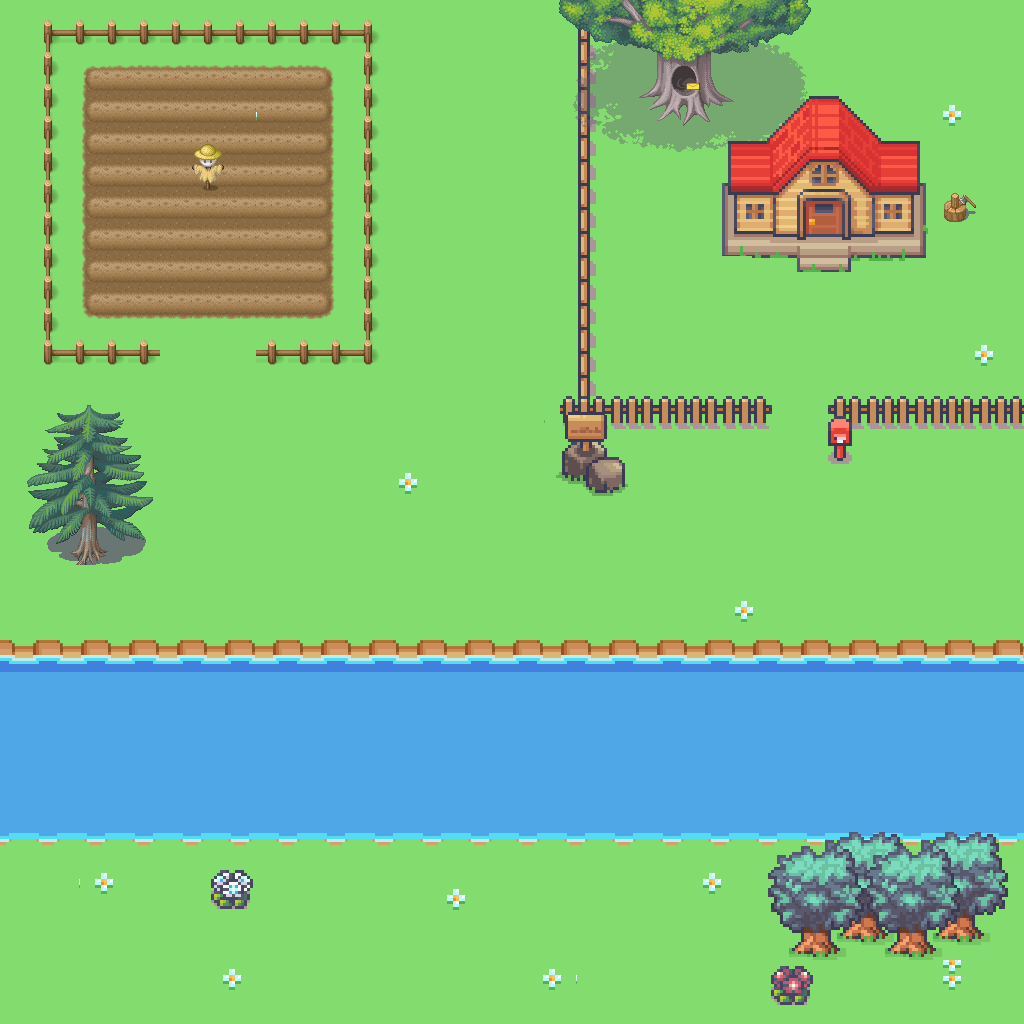

A 2D game scene composited from a Tiled map and its tileset images. What follows is a short description and the map's XML, with each tile layer's data collapsed to a summary:
An orthogonal 64x64 tile map with 16x16 px tiles, 14 tile layers (春草, 河, 田, 稻草人, ...), 27 hidden layers not drawn, 21 tilesets.

<map version="1.5" tiledversion="1.7.0" orientation="orthogonal" renderorder="right-down" width="64" height="64" tilewidth="16" tileheight="16" infinite="0" nextlayerid="51" nextobjectid="1">
 <tileset firstgid="1" name="Terrains_TILESET_B-C-D-E" tilewidth="16" tileheight="16" tilecount="2304" columns="48">
  <image source="Terrains_TILESET_B-C-D-E.png" width="768" height="768" />
 </tileset>
 <tileset firstgid="2305" name="AnimTIles" tilewidth="16" tileheight="16" tilecount="224" columns="14">
  <image source="AnimTIles.png" width="224" height="256" />
 </tileset>
 <tileset firstgid="2529" name="Outside_Stuff_TILESET_B-C-D-E" tilewidth="16" tileheight="16" tilecount="2304" columns="48">
  <image source="Outside_Stuff_TILESET_B-C-D-E.png" width="768" height="768" />
 </tileset>
 <tileset firstgid="4833" name="IceTileset (1)" tilewidth="16" tileheight="16" tilecount="720" columns="40">
  <image source="IceTileset (1).png" width="640" height="288" />
 </tileset>
 <tileset firstgid="5553" name="StaticTiles" tilewidth="16" tileheight="16" tilecount="143" columns="11">
  <image source="StaticTiles.png" width="176" height="208" />
 </tileset>
 <tileset firstgid="5696" name="com" tilewidth="16" tileheight="16" tilecount="15520" columns="16">
  <image source="com.png" width="256" height="15520" />
 </tileset>
 <tileset firstgid="21216" name="[Base]BaseChip_pipo" tilewidth="16" tileheight="16" tilecount="4256" columns="16">
  <image source="[Base]BaseChip_pipo.png" width="256" height="4256" />
 </tileset>
 <tileset firstgid="25472" name="秋天草原-02_爱给网_aigei_com" tilewidth="16" tileheight="16" tilecount="576" columns="16">
  <image source="秋天草原-02_爱给网_aigei_com.png" width="256" height="576" />
 </tileset>
 <tileset firstgid="26048" name="free" tilewidth="16" tileheight="16" tilecount="110" columns="10">
  <image source="free.png" width="160" height="176" />
 </tileset>
 <tileset firstgid="26158" name="鱼" tilewidth="16" tileheight="16" tilecount="36" columns="6">
  <image source="鱼.png" width="100" height="100" />
 </tileset>
 <tileset firstgid="26194" name="pixil-frame-0" tilewidth="16" tileheight="16" tilecount="4" columns="2">
  <image source="pixil-frame-0.png" width="32" height="32" />
 </tileset>
 <tileset firstgid="26198" name="精灵" tilewidth="16" tileheight="16" tilecount="324" columns="18">
  <image source="精灵.png" width="300" height="300" />
 </tileset>
 <tileset firstgid="26522" name="鱼竿" tilewidth="16" tileheight="16" tilecount="324" columns="18">
  <image source="鱼竿.png" width="300" height="300" />
 </tileset>
 <tileset firstgid="26846" name="1" tilewidth="16" tileheight="16" tilecount="1849" columns="43">
  <image source="1.png" width="700" height="700" />
 </tileset>
 <tileset firstgid="28695" name="Apple" tilewidth="16" tileheight="16" tilecount="68" columns="34">
  <image source="Apple.png" width="544" height="32" />
 </tileset>
 <tileset firstgid="28763" name="wuya)" tilewidth="16" tileheight="16" tilecount="36" columns="6">
  <image source="wuya).png" width="100" height="100" />
 </tileset>
 <tileset firstgid="28799" name="羊" tilewidth="16" tileheight="16" spacing="1" margin="1" tilecount="165" columns="15">
  <image source="pixil-frame-0 (30).png" width="266" height="190" />
 </tileset>
 <tileset firstgid="28964" name="河岸" tilewidth="16" tileheight="16" tilecount="162" columns="18">
  <image source="河岸.png" width="288" height="144" />
 </tileset>
 <tileset firstgid="29126" name="pixil-frame-0 (6)" tilewidth="16" tileheight="16" tilecount="36" columns="6">
  <image source="pixil-frame-0 (6).png" width="100" height="100" />
 </tileset>
 <tileset firstgid="29162" name="乌鸦叼纸" tilewidth="16" tileheight="16" tilecount="36" columns="6">
  <image source="乌鸦叼纸.png" width="100" height="100" />
 </tileset>
 <tileset firstgid="29198" name="房子" tilewidth="16" tileheight="16" tilecount="2304" columns="48">
  <image source="Houses_TILESET_B-C-D-E.png" width="768" height="768" />
 </tileset>
 <layer id="38" name="春草" width="64" height="64">
  <data>[4096 cells, 4096 non-empty, 1 distinct tile ids]</data>
 </layer>
 <layer id="1" name="夏草" width="64" height="64" visible="0">
  <data>[4096 cells, 4096 non-empty, 44 distinct tile ids]</data>
 </layer>
 <layer id="29" name="秋草" width="64" height="64" visible="0">
  <data>[4096 cells, 3456 non-empty, 30 distinct tile ids]</data>
 </layer>
 <layer id="40" name="冬草" width="64" height="64" visible="0">
  <data>[4096 cells, 3264 non-empty, 16 distinct tile ids]</data>
 </layer>
 <layer id="37" name="河" width="64" height="64">
  <data>[4096 cells, 832 non-empty, 37 distinct tile ids]</data>
 </layer>
 <layer id="49" name="冬河" width="64" height="64" visible="0">
  <data>[4096 cells, 832 non-empty, 1 distinct tile ids]</data>
 </layer>
 <layer id="27" name="船" width="64" height="64" visible="0">
  <data>[4096 cells, 18 non-empty, 18 distinct tile ids]</data>
 </layer>
 <layer id="28" name="鱼竿" width="64" height="64" visible="0">
  <data>[4096 cells, 15 non-empty, 15 distinct tile ids]</data>
 </layer>
 <layer id="12" name="田" width="64" height="64">
  <data>[4096 cells, 256 non-empty, 36 distinct tile ids]</data>
 </layer>
 <layer id="16" name="稻草" width="64" height="64" visible="0">
  <data>[4096 cells, 224 non-empty, 4 distinct tile ids]</data>
 </layer>
 <layer id="17" name="苗" width="64" height="64" visible="0">
  <data>[4096 cells, 112 non-empty, 2 distinct tile ids]</data>
 </layer>
 <layer id="14" name="稻草人" width="64" height="64">
  <data>[4096 cells, 6 non-empty, 6 distinct tile ids]</data>
 </layer>
 <layer id="15" name="稻田篱笆" width="64" height="64">
  <data>[4096 cells, 148 non-empty, 24 distinct tile ids]</data>
 </layer>
 <layer id="10" name="实验" width="64" height="64" visible="0">
  <data>[4096 cells, 136 non-empty, 45 distinct tile ids]</data>
 </layer>
 <layer id="11" name="春夏树" width="64" height="64" offsetx="-7.35764" offsety="53.9561">
  <data>[4096 cells, 94 non-empty, 94 distinct tile ids]</data>
 </layer>
 <layer id="33" name="秋树" width="64" height="64" visible="0" locked="1">
  <data>[4096 cells, 80 non-empty, 80 distinct tile ids]</data>
 </layer>
 <layer id="18" name="被砍的树" width="64" height="64" visible="0" locked="1">
  <data>[4096 cells, 80 non-empty, 80 distinct tile ids]</data>
 </layer>
 <layer id="31" name="秋天树" width="64" height="64" visible="0">
  <data>[4096 cells, 80 non-empty, 80 distinct tile ids]</data>
 </layer>
 <layer id="41" name="冬天树" width="64" height="64" visible="0">
  <data>[4096 cells, 80 non-empty, 80 distinct tile ids]</data>
 </layer>
 <layer id="42" name="乌鸦树" width="64" height="64" visible="0">
  <data>[4096 cells, 80 non-empty, 80 distinct tile ids]</data>
 </layer>
 <layer id="35" name="掉地上的苹果" width="64" height="64" visible="0">
  <data>[4096 cells, 12 non-empty, 4 distinct tile ids]</data>
 </layer>
 <layer id="4" name="篱笆" width="64" height="64">
  <data>[4096 cells, 175 non-empty, 66 distinct tile ids]</data>
 </layer>
 <layer id="5" name="门牌" width="64" height="64">
  <data>[4096 cells, 48 non-empty, 48 distinct tile ids]</data>
 </layer>
 <layer id="6" name="野花" width="64" height="64">
  <data>[4096 cells, 206 non-empty, 147 distinct tile ids]</data>
 </layer>
 <layer id="48" name="桩" width="64" height="64">
  <data>[4096 cells, 4 non-empty, 4 distinct tile ids]</data>
 </layer>
 <layer id="32" name="秋天装饰" width="64" height="64" visible="0">
  <data>[4096 cells, 162 non-empty, 124 distinct tile ids]</data>
 </layer>
 <layer id="7" name="树" width="64" height="64" offsetx="30.6568" offsety="-49.051">
  <data>[4096 cells, 208 non-empty, 208 distinct tile ids]</data>
 </layer>
 <layer id="34" name="苹果" width="64" height="64" visible="0">
  <data>[4096 cells, 20 non-empty, 4 distinct tile ids]</data>
 </layer>
 <layer id="36" name="乌鸦" width="64" height="64" visible="0">
  <data>[4096 cells, 9 non-empty, 9 distinct tile ids]</data>
 </layer>
 <layer id="39" name="乌鸦叼纸" width="64" height="64" visible="0">
  <data>[4096 cells, 9 non-empty, 9 distinct tile ids]</data>
 </layer>
 <layer id="3" name="桥" width="64" height="64" visible="0">
  <data>[4096 cells, 108 non-empty, 54 distinct tile ids]</data>
 </layer>
 <layer id="2" name="房子" width="64" height="64">
  <data>[4096 cells, 153 non-empty, 153 distinct tile ids]</data>
 </layer>
 <layer id="43" name="雪花等元素" width="64" height="64" visible="0">
  <data>[4096 cells, 142 non-empty, 14 distinct tile ids]</data>
 </layer>
 <layer id="24" name="信" width="64" height="64" offsetx="5.54745" offsety="6.07177">
  <data>[4096 cells, 4 non-empty, 4 distinct tile ids]</data>
 </layer>
 <layer id="20" name="落叶1" width="64" height="64" visible="0" offsetx="3.67882" offsety="-2.45255">
  <data>[4096 cells, 1 non-empty, 1 distinct tile ids]</data>
 </layer>
 <layer id="26" name="精灵" width="64" height="64">
  <data>[4096 cells, 36 non-empty, 36 distinct tile ids]</data>
 </layer>
 <layer id="44" name="对岸的冬树" width="64" height="64" visible="0">
  <data>[4096 cells, 160 non-empty, 80 distinct tile ids]</data>
 </layer>
 <layer id="25" name="树苗春" width="64" height="64" visible="0">
  <data>[4096 cells, 16 non-empty, 16 distinct tile ids]</data>
 </layer>
 <layer id="22" name="落叶3" width="64" height="64" visible="0" offsetx="-24.5255" offsety="80.9341">
  <data>[4096 cells, 0 non-empty, 0 distinct tile ids]</data>
 </layer>
 <layer id="21" name="落叶2" width="64" height="64" visible="0" offsetx="-7.35764" offsety="-2.45255">
  <data>[4096 cells, 1 non-empty, 1 distinct tile ids]</data>
 </layer>
 <layer id="23" name="鱼" width="64" height="64" visible="0">
  <data>[4096 cells, 64 non-empty, 16 distinct tile ids]</data>
 </layer>
</map>
